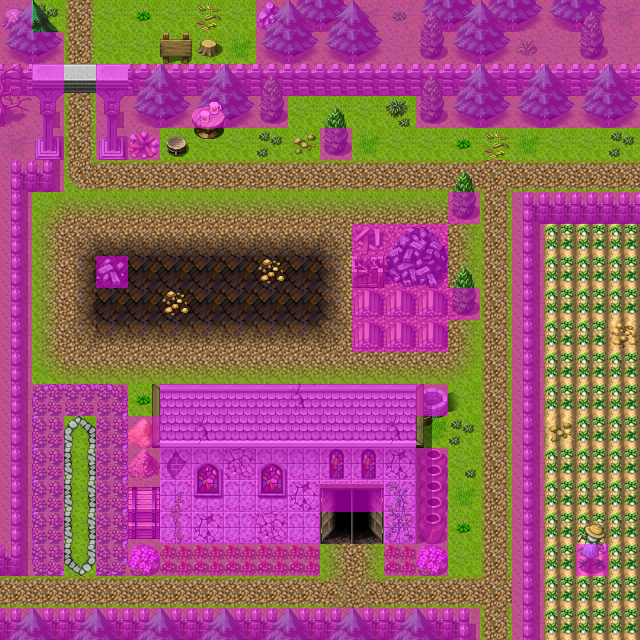

A level layout from a 2D game, rendered from its tile map. Below: a short description, then the map file with tile-grid data replaced by summaries:
An orthogonal 20x20 tile map with 32x32 px tiles, 4 tile layers (Ground, Objects, Above, Walkable), 40 tilesets and 13 objects (7x mapchange, 5x spawn, sign).

<map version="1.0" orientation="orthogonal" width="20" height="20" tilewidth="32" tileheight="32">
 <properties>
  <property name="outdoors" value="1" />
 </properties>
 <tileset firstgid="1" name="map_bed_1" tilewidth="32" tileheight="32">
  <image source="../drawable/map_bed_1.png" width="512" height="256" />
 </tileset>
 <tileset firstgid="129" name="map_border_1" tilewidth="32" tileheight="32">
  <image source="../drawable/map_border_1.png" width="512" height="256" />
 </tileset>
 <tileset firstgid="257" name="map_bridge_1" tilewidth="32" tileheight="32">
  <image source="../drawable/map_bridge_1.png" width="512" height="256" />
 </tileset>
 <tileset firstgid="385" name="map_broken_1" tilewidth="32" tileheight="32">
  <image source="../drawable/map_broken_1.png" width="512" height="256" />
 </tileset>
 <tileset firstgid="513" name="map_cavewall_1" tilewidth="32" tileheight="32">
  <image source="../drawable/map_cavewall_1.png" width="576" height="192" />
 </tileset>
 <tileset firstgid="621" name="map_cavewall_2" tilewidth="32" tileheight="32">
  <image source="../drawable/map_cavewall_2.png" width="576" height="192" />
 </tileset>
 <tileset firstgid="729" name="map_cavewall_3" tilewidth="32" tileheight="32">
  <image source="../drawable/map_cavewall_3.png" width="576" height="192" />
 </tileset>
 <tileset firstgid="837" name="map_chair_table_1" tilewidth="32" tileheight="32">
  <image source="../drawable/map_chair_table_1.png" width="512" height="256" />
 </tileset>
 <tileset firstgid="965" name="map_crate_1" tilewidth="32" tileheight="32">
  <image source="../drawable/map_crate_1.png" width="512" height="256" />
 </tileset>
 <tileset firstgid="1093" name="map_cupboard_1" tilewidth="32" tileheight="32">
  <image source="../drawable/map_cupboard_1.png" width="512" height="256" />
 </tileset>
 <tileset firstgid="1221" name="map_curtain_1" tilewidth="32" tileheight="32">
  <image source="../drawable/map_curtain_1.png" width="512" height="256" />
 </tileset>
 <tileset firstgid="1349" name="map_entrance_1" tilewidth="32" tileheight="32">
  <image source="../drawable/map_entrance_1.png" width="512" height="256" />
 </tileset>
 <tileset firstgid="1477" name="map_fence_1" tilewidth="32" tileheight="32">
  <image source="../drawable/map_fence_1.png" width="512" height="256" />
 </tileset>
 <tileset firstgid="1605" name="map_fence_2" tilewidth="32" tileheight="32">
  <image source="../drawable/map_fence_2.png" width="512" height="256" />
 </tileset>
 <tileset firstgid="1733" name="map_ground_1" tilewidth="32" tileheight="32">
  <image source="../drawable/map_ground_1.png" width="512" height="256" />
 </tileset>
 <tileset firstgid="1861" name="map_ground_2" tilewidth="32" tileheight="32">
  <image source="../drawable/map_ground_2.png" width="512" height="256" />
 </tileset>
 <tileset firstgid="1989" name="map_ground_3" tilewidth="32" tileheight="32">
  <image source="../drawable/map_ground_3.png" width="512" height="256" />
 </tileset>
 <tileset firstgid="2117" name="map_ground_4" tilewidth="32" tileheight="32">
  <image source="../drawable/map_ground_4.png" width="512" height="256" />
 </tileset>
 <tileset firstgid="2245" name="map_ground_5" tilewidth="32" tileheight="32">
  <image source="../drawable/map_ground_5.png" width="512" height="256" />
 </tileset>
 <tileset firstgid="2373" name="map_ground_6" tilewidth="32" tileheight="32">
  <image source="../drawable/map_ground_6.png" width="512" height="256" />
 </tileset>
 <tileset firstgid="2501" name="map_ground_7" tilewidth="32" tileheight="32">
  <image source="../drawable/map_ground_7.png" width="512" height="256" />
 </tileset>
 <tileset firstgid="2629" name="map_ground_8" tilewidth="32" tileheight="32">
  <image source="../drawable/map_ground_8.png" width="512" height="256" />
 </tileset>
 <tileset firstgid="2757" name="map_indoor_1" tilewidth="32" tileheight="32">
  <image source="../drawable/map_indoor_1.png" width="512" height="256" />
 </tileset>
 <tileset firstgid="2885" name="map_kitchen_1" tilewidth="32" tileheight="32">
  <image source="../drawable/map_kitchen_1.png" width="512" height="256" />
 </tileset>
 <tileset firstgid="3013" name="map_outdoor_1" tilewidth="32" tileheight="32">
  <image source="../drawable/map_outdoor_1.png" width="512" height="256" />
 </tileset>
 <tileset firstgid="3141" name="map_pillar_1" tilewidth="32" tileheight="32">
  <image source="../drawable/map_pillar_1.png" width="512" height="256" />
 </tileset>
 <tileset firstgid="3269" name="map_plant_1" tilewidth="32" tileheight="32">
  <image source="../drawable/map_plant_1.png" width="512" height="256" />
 </tileset>
 <tileset firstgid="3397" name="map_rock_1" tilewidth="32" tileheight="32">
  <image source="../drawable/map_rock_1.png" width="512" height="256" />
 </tileset>
 <tileset firstgid="3525" name="map_roof_1" tilewidth="32" tileheight="32">
  <image source="../drawable/map_roof_1.png" width="512" height="256" />
 </tileset>
 <tileset firstgid="3653" name="map_roof_2" tilewidth="32" tileheight="32">
  <image source="../drawable/map_roof_2.png" width="512" height="256" />
 </tileset>
 <tileset firstgid="3781" name="map_shop_1" tilewidth="32" tileheight="32">
  <image source="../drawable/map_shop_1.png" width="512" height="256" />
 </tileset>
 <tileset firstgid="3909" name="map_sign_ladder_1" tilewidth="32" tileheight="32">
  <image source="../drawable/map_sign_ladder_1.png" width="512" height="256" />
 </tileset>
 <tileset firstgid="4037" name="map_table_1" tilewidth="32" tileheight="32">
  <image source="../drawable/map_table_1.png" width="512" height="256" />
 </tileset>
 <tileset firstgid="4165" name="map_trail_1" tilewidth="32" tileheight="32">
  <image source="../drawable/map_trail_1.png" width="512" height="256" />
 </tileset>
 <tileset firstgid="4293" name="map_tree_1" tilewidth="32" tileheight="32">
  <image source="../drawable/map_tree_1.png" width="512" height="256" />
 </tileset>
 <tileset firstgid="4421" name="map_wall_1" tilewidth="32" tileheight="32">
  <image source="../drawable/map_wall_1.png" width="512" height="256" />
 </tileset>
 <tileset firstgid="4549" name="map_wall_2" tilewidth="32" tileheight="32">
  <image source="../drawable/map_wall_2.png" width="480" height="256" />
 </tileset>
 <tileset firstgid="4669" name="map_wall_3" tilewidth="32" tileheight="32">
  <image source="../drawable/map_wall_3.png" width="480" height="256" />
 </tileset>
 <tileset firstgid="4789" name="map_window_1" tilewidth="32" tileheight="32">
  <image source="../drawable/map_window_1.png" width="512" height="256" />
 </tileset>
 <tileset firstgid="4917" name="map_window_2" tilewidth="32" tileheight="32">
  <image source="../drawable/map_window_2.png" width="512" height="256" />
 </tileset>
 <layer name="Ground" width="20" height="20">
  <data>[400 cells, 400 non-empty, 9 distinct tile ids]</data>
 </layer>
 <layer name="Objects" width="20" height="20">
  <data>[400 cells, 350 non-empty, 91 distinct tile ids]</data>
 </layer>
 <layer name="Above" width="20" height="20">
  <data>[400 cells, 83 non-empty, 23 distinct tile ids]</data>
 </layer>
 <layer name="Walkable" width="20" height="20">
  <data>[400 cells, 195 non-empty, 1 distinct tile ids]</data>
 </layer>
 <objectgroup name="Mapevents" width="20" height="20">
  <object name="north" type="mapchange" x="32" y="0" width="224" height="32">
   <properties>
    <property name="map" value="blackwater_mountain0" />
    <property name="place" value="south" />
   </properties>
  </object>
  <object name="church" type="mapchange" x="320" y="512" width="64" height="32">
   <properties>
    <property name="map" value="stoutford_church" />
    <property name="place" value="entrance" />
   </properties>
  </object>
  </objectgroup>
 <objectgroup name="Spawn" width="20" height="20">
  <!-- 5 objects omitted --></objectgroup>
 <objectgroup name="Keys" width="20" height="20" />
</map>
<!-- 11 of 13 objects omitted -->
